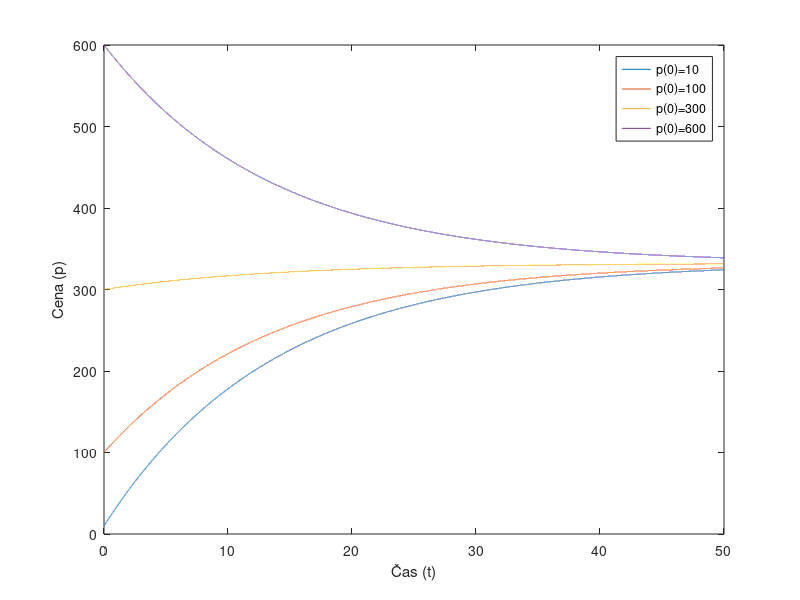

Write the MATLAB code that produced this figure.
clear all;
s1=1;
s2=0.5;
d1=300;
d2=-0.4;
s3=5;
d3=-7;
k1=5;
t=0:0.001:50;
start_prizes=[ 10 100 300 600];
alpha=1+k1*(s3-d3);
beta=k1*(s2-d2);
pe=( (d1-s1) / (s2-d2) )

p=@(p0) pe + (p0-pe)*exp(-(beta/alpha)*t);

n = length(start_prizes);

for i = 1 : n
    plot(t, p(start_prizes(i)))
    hold on;
end    

legend('p(0)=10', 'p(0)=100', 'p(0)=300', 'p(0)=600', 'NorthEastOutside')
xlabel('Čas (t)')
ylabel('Cena (p)')